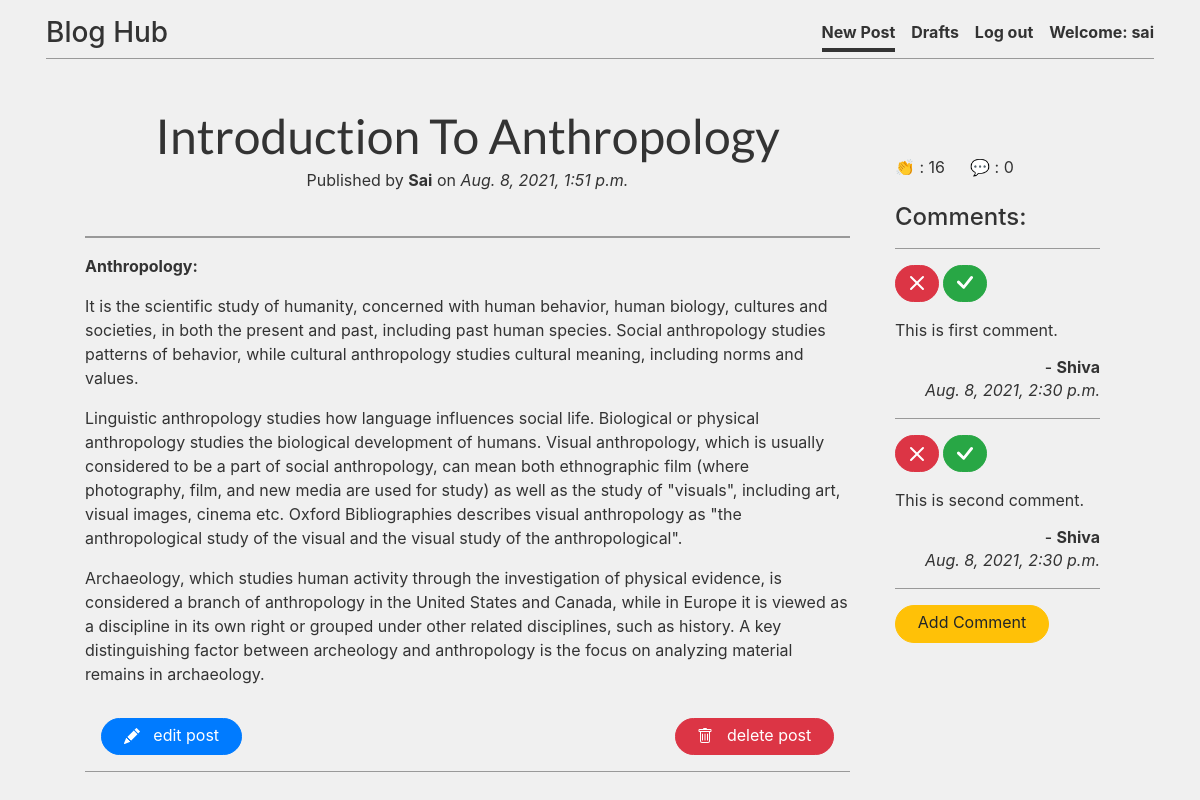
Page /post/8 (signed in) on the committed database.
### blog/models.py (models this page shows, shortened)
class Post(models.Model):
    author = models.ForeignKey('auth.User', on_delete=models.CASCADE)
    title = models.CharField(max_length=200)
    text = models.TextField()
    created_date = models.DateTimeField(default=timezone.now)
    published_date = models.DateTimeField(blank=True, null=True)
    claps = models.PositiveSmallIntegerField(default=0)
    def approve_comments(self):
        return self.comments.filter(approved_comment=True)
    class Meta:
        order_with_respect_to='author'

class Comment(models.Model):
    post = models.ForeignKey('blog.Post', related_name='comments', on_delete=models.CASCADE)
    author = models.ForeignKey('auth.User', on_delete=models.CASCADE)
    text = models.TextField()
    created_date = models.DateTimeField(default=timezone.now)
    approved_comment = models.BooleanField(default=False)

### blog/views.py (the view)
# urls.py: url(r'^post/(?P<pk>\d+)$', views.PostDetailView.as_view(), name='post_detail'),
class PostDetailView(LoginRequiredMixin, DetailView):
    login_url = 'login'
    redirect_field_name = 'blog/post_detail.html'
    model = Post

### blog/templates/blog/post_detail.html (shortened to what this page needs)
{% extends 'blog/base.html' %}
{% block content %}
      <div class="container ">
        <h1 class="posttitle">{{ post.title | title}}</h1>
        <span>
        {% if post.published_date %}
            <div class="author-details mb-5" style="line-height: 1;">
                <p> Published by <strong>{{ post.author | title }}</strong> on <i>{{ post.published_date }}</i></p>
            </div>
        {% else %}
            <a class="btn btn-success" style="display: block;" href="{% url 'post_publish' pk=post.pk %}">Publish</a>
        {% endif %}
        </span>
      </div>
      <hr>
      <p class='postcontent'>{{ post.text|safe|linebreaksbr }}</p>
      {% if user.is_authenticated and user.pk == post.author.pk %}
          <a class="btn btn-primary m-3 float-left" href="{% url 'post_edit' pk=post.pk %}">&nbsp;
            &nbsp; edit post &nbsp;
          </a>
          <a class="btn btn-danger m-3 float-right" href="{% url 'post_remove' pk=post.pk %}">&nbsp;
            &nbsp; delete post &nbsp;
          </a>
      {% endif %}
      <hr>
  {% endblock %}
  {% block side-content %}
  <div class="container justify-content-between mt-5 ">
    <a class="text-decoration-none" data-toggle="tooltip" data-placement="top" title="Clap for this post!"  href="{% url 'add_clap_to_post' pk=post.pk %}">👏 </a> : {{ post.claps }} &emsp;
    <a class="text-decoration-none" data-toggle="tooltip" data-placement="top" title="Add a comment!" href="{% url 'add_comment_to_post' pk=post.pk %}">
      💬
    </a> : {{ post.approve_comments.count }} &emsp;
    <br><br>
    <h4>Comments:</h4>
    {% for comment in post.comments.all %}
      <hr>
      {% if user.is_authenticated or comment.approved_comment %}
        {% if not comment.approved_comment %}
          {% if user.pk == post.author.pk %}
            <a class="btn btn-sm btn-danger" href="{% url 'comment_remove' pk=comment.pk %}">
            </a>
            <a class="btn btn-sm btn-success" href="{% url 'comment_approve' pk=comment.pk %}">
              <svg xmlns="http://www.w3.org/2000/svg" width="16" height="16" fill="currentColor" class="bi bi-check-lg" viewBox="0 0 16 16">
                <path d="M13.485 1.431a1.473 1.473 0 0 1 2.104 2.062l-7.84 9.801a1.473 1.473 0 0 1-2.12.04L.431 8.138a1.473 1.473 0 0 1 2.084-2.083l4.111 4.112 6.82-8.69a.486.486 0 0 1 .04-.045z"/>
              </svg>
            </a>
          {% elif user.pk == comment.author.pk %}
            <p class="light"> <i> - Waiting for approval! - </i></p>
          {% endif %}
        {% endif %}
        <p>{{ comment.text|safe|linebreaks }}</p>
      {% endif %}
      <h6 class="float-right mb-0"> - <strong>{{ comment.author | title }}</strong> </h6>
      <p class="float-right"><i>{{ comment.created_date }}</i></p>
  {% empty %}
      <p>No comments posted.</p>
  {% endfor %}
  <hr>
  <a class="btn btn-warning " href="{% url 'add_comment_to_post' pk=post.pk %}">
    &nbsp; Add Comment &nbsp;
  </a>
</div>
{% endblock %}

### blog/templates/blog/base.html (shortened to what this page needs)
<!DOCTYPE html>
{% load static %}
<html>
  <head>
    <link rel="stylesheet" href="//cdn.jsdelivr.net/npm/medium-editor@latest/dist/css/medium-editor.min.css" type="text/css" media="screen" charset="utf-8">
    <link rel="stylesheet" href="https://cdn.jsdelivr.net/npm/bootstrap@4.6.0/dist/css/bootstrap.min.css">
    <link href="https://getbootstrap.com/docs/4.5/dist/css/bootstrap.min.css" rel="stylesheet">
    <link rel="stylesheet" href="{% static 'css/cover.css' %}">
  </head>
  <body >
    <div class="container d-flex flex-column w-100 h-100 p-3 mx-auto">
      <div class="masthead" >
        <div class="inner" >
          <a class="masthead-brand text-decoration-none"  href="{% url 'post_list' %}"><h3>Blog Hub</h3></a>
          <nav class="nav nav-masthead justify-content-center" >
            {% if user.is_authenticated %}
            {% if request.path == "/" %}
              <a class="nav-link" href="{% url 'post_new' %}" >New Post</a>
              <a class="nav-link" href="{% url 'post_draft_list' %}" >Drafts</a>
              <a class="nav-link" href="{% url 'logout' %}" >Log out</a>
              <a class="nav-link border-bottom-0" >Welcome: {{ user.username }}</a>
              {% elif request.path == "/drafts/" %}
                <a class="nav-link " href="{% url 'post_new' %}" >New Post</a>
                <a class="nav-link active" href="{% url 'post_draft_list' %}" >Drafts</a>
                <a class="nav-link" href="{% url 'logout' %}" >Log out</a>
                <a class="nav-link border-bottom-0" >Welcome: {{ user.username }}</a>
                {% else %}
                <a class="nav-link active" href="{% url 'post_new' %}" >New Post</a>
                <a class="nav-link " href="{% url 'post_draft_list' %}" >Drafts</a>
                <a class="nav-link" href="{% url 'logout' %}">Log out</a>
                <a class="nav-link border-bottom-0" >Welcome: {{ user.username }}</a>
              {% endif %}
            {% else %}
              <a class='nav navbar-right' href="{% url 'login' %}" >
                <svg xmlns="http://www.w3.org/2000/svg" width="18" height="18" fill="currentColor" class="bi bi-person-fill" viewBox="0 0 16 16">
                  <path d="M3 14s-1 0-1-1 1-4 6-4 6 3 6 4-1 1-1 1H3zm5-6a3 3 0 1 0 0-6 3 3 0 0 0 0 6z"/>
                </svg>
              </a>
            {% endif %}
          </nav>
        </div>
        <hr>
      </div>
      <main  class="inner cover" >
        <div class="content container" >
          <div class="row">
            <div class="col-md-9">
              <div class="blog_posts">
                {% block content %}
                {% endblock %}
              </div>
            </div>
            <div class="col-md-3">
              <div class="blog_posts">
                {% block side-content %}
                {% endblock %}
              </div>
            </div>
          </div>
        </div>
      </main>
  </div>
  </body>
</html>

### blog/static/css/cover.css (style rules this page uses)
a, a:focus, a:hover { color: #333; }
html, body { background-color: rgb(240, 240, 240) ; }
body { line-height: 1.5rem; font-size: 1rem; height: 100%!important; display: -ms-flexbox; display: flex; color: #333; }
.masthead { margin-bottom: 2rem; }
hr { box-sizing:inherit; height: 1.2px; border: 0; overflow: visible; margin-top: 1rem; margin-bottom: 1rem; background-color: #999; width: 100%; clear:both; }
.masthead-brand { margin-bottom: 0; }
.nav-masthead .nav-link { padding: .25rem 0; font-weight: 700; color: #333; background-color: transparent; border-bottom: .25rem solid transparent; }
.nav-masthead .nav-link + .nav-link { margin-left: 1rem; }
.nav-masthead .active { color: #333; border-bottom-color: #333; }
@media (min-width: 48em) { .masthead-brand { float: left; } }
@media (min-width: 48em) { .nav-masthead { float: right; } }
.cover { padding: 0 1.5rem; }
.postcontent { font-family: 'Open Sans'; font-size: 1.2em; background-color: #fff!important; border: none; }
.btn { padding: .38rem .8rem; font-size: 1rem; line-height: 1.25; padding-bottom: .6rem; border-radius: 1.2rem }
.posttitle { font-family: 'Lato', sans-serif; border-radius: .35rem; font-size: 3em; text-align: center; }
.author-details { text-align: center; }

### rows in the picture
Post: title "Introduction To Anthropology", author "Sai", published_date "Aug. 8, 2021, 1:51 p.m.", text "Anthropology: It is the scientific study of humanity, concerned with human behavior, human biology, cultures and societies, in both the present and past, including past human species. Social anthropology studies patterns of behavior, while cultural anthropology studies cultural meaning, including norms and values. Linguistic anthropology studies how language influences social life. Biological or physical anthropology studies the biological development of humans. Visual anthropology, which is usually considered to be a part of social anthropology, can mean both ethnographic film (where photography, film, and new media are used for study) as well as the study of \"visuals\", including art,…", claps "16", approve_comments.count "0"
Comment: approved_comment False (drawn), text "This is first comment.", author "Shiva", created_date "Aug. 8, 2021, 2:30 p.m."
Comment: approved_comment False (drawn), text "This is second comment.", author "Shiva", created_date "Aug. 8, 2021, 2:30 p.m."

### other values in the picture
{{ user.username }} "sai"
